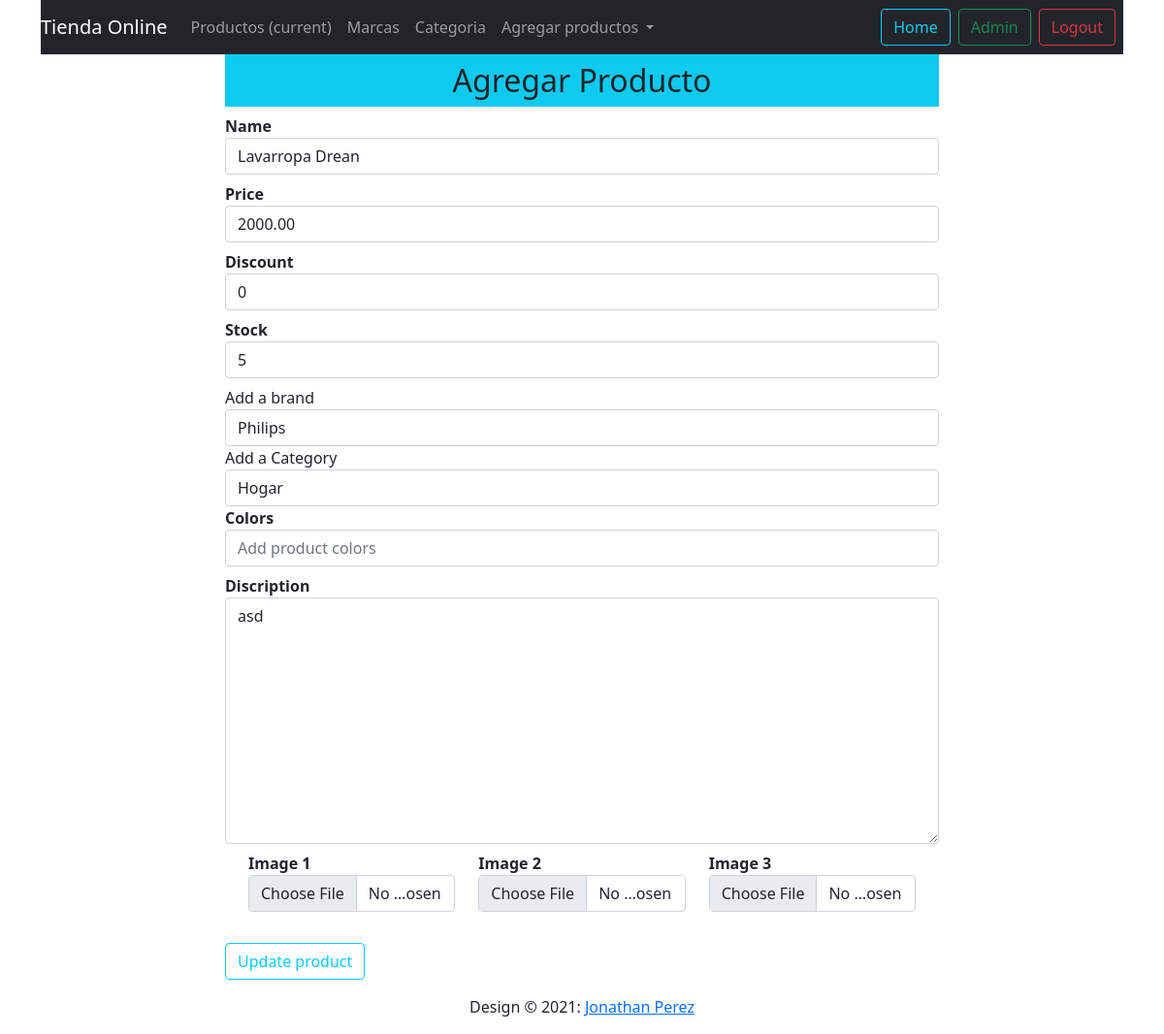
/updateproduct/8, run on an earlier commit of the app's database.
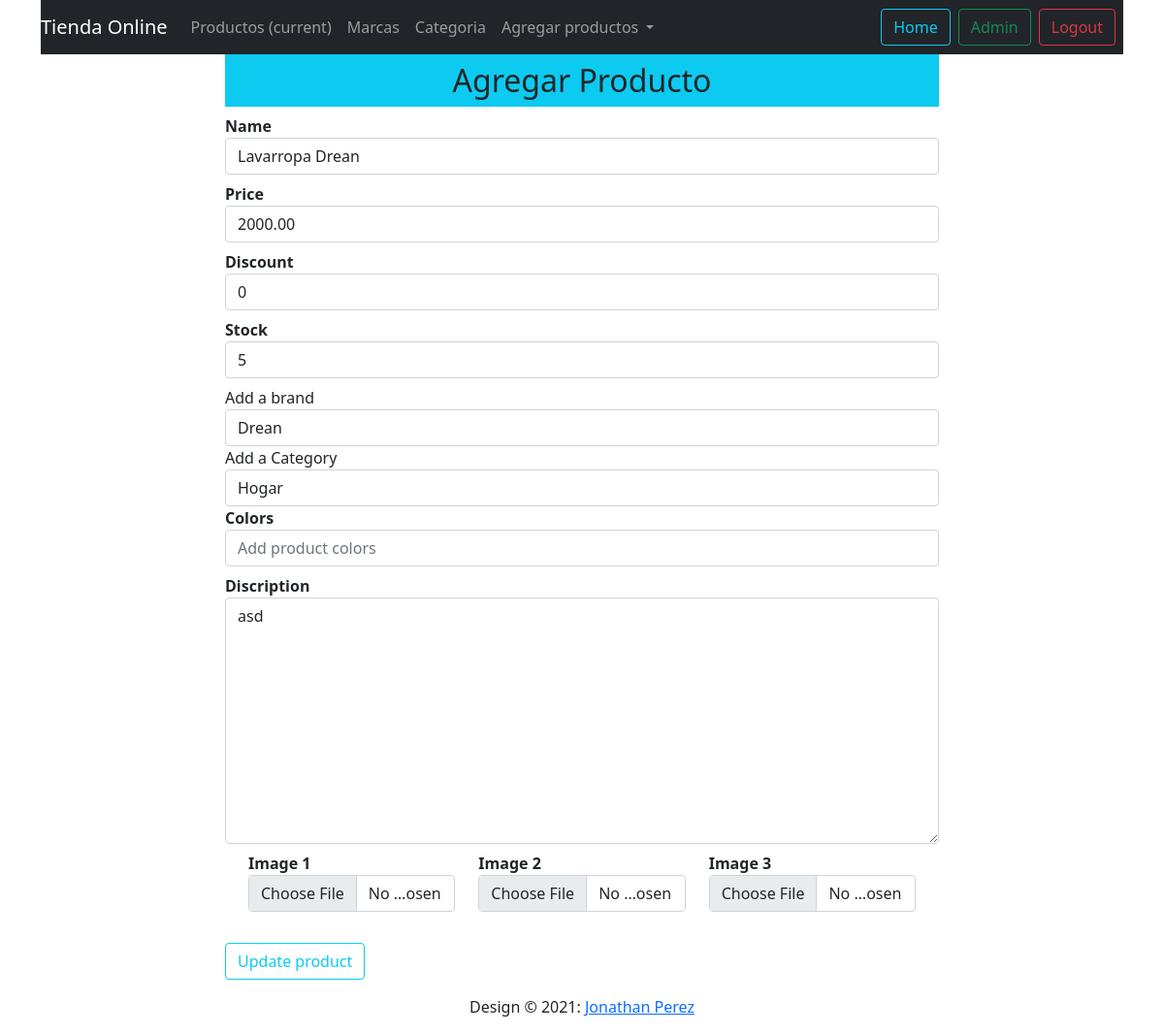
And on a later commit of the database.
### shop/products/models.py (models this page shows, shortened)
class Addproduct(db.Model):
    id = db.Column(db.Integer, primary_key=True)
    name = db.Column(db.String(80), nullable=False)
    price = db.Column(db.Numeric(10, 2), nullable=False)
    discount = db.Column(db.Integer, default=0)
    stock = db.Column(db.Integer, nullable=False)
    colors = db.Column(db.Text, nullable=False)
    desc = db.Column(db.Text, nullable=False)
    pub_date = db.Column(db.DateTime, nullable=False, default=datetime.utcnow)
    category_id = db.Column(db.Integer, db.ForeignKey('category.id'), nullable=False)
    category = db.relationship('Category', backref=db.backref('categories', lazy=True))
    brand_id = db.Column(db.Integer, db.ForeignKey('brand.id'), nullable=False)
    brand = db.relationship('Brand', backref=db.backref('brands', lazy=True))
    image_1 = db.Column(db.String(150), nullable=False, default='image1.jpg')
    image_2 = db.Column(db.String(150), nullable=False, default='image2.jpg')
    image_3 = db.Column(db.String(150), nullable=False, default='image3.jpg')

class Brand(db.Model):
    id = db.Column(db.Integer, primary_key=True)
    name = db.Column(db.String(30), nullable=False, unique=True)

class Category(db.Model):
    id = db.Column(db.Integer, primary_key=True)
    name = db.Column(db.String(30), nullable=False, unique=True)

### shop/products/routes.py (the view, shortened to what this page needs)
@app.route('/updateproduct/<int:id>', methods=['GET', 'POST'])
def updateproduct(id):
    brands = Brand.query.all()
    categories = Category.query.all()
    product = Addproduct.query.get_or_404(id)
    brand = request.form.get('brand')
    category = request.form.get('category')
    form = Addproducts(request.form)
    form.name.data = product.name
    form.price.data = product.price
    form.discription.data = product.discount
    form.stock.data = product.stock
    form.discription.data = product.desc
    return render_template('products/updateproduct.html', form=form, product=product, categories=categories,
                           brands=brands)

### shop/products/forms.py
class Addproducts(Form):
    name = StringField('Name', [validators.DataRequired()])
    price = DecimalField('Price', [validators.DataRequired()])
    discount = IntegerField('Discount', default=0)
    stock = IntegerField('Stock', [validators.DataRequired()])
    colors = StringField('Colors', [validators.DataRequired()])
    discription = TextAreaField('Discription', [validators.DataRequired()])
    image_1 = FileField('Image 1', validators=[FileAllowed(['jpg', 'png', 'gif', 'jpeg'])])
    image_2 = FileField('Image 2', validators=[FileAllowed(['jpg', 'png', 'gif', 'jpeg'])])
    image_3 = FileField('Image 3', validators=[FileAllowed(['jpg', 'png', 'gif', 'jpeg'])])

### shop/templates/products/updateproduct.html (shortened to what this page needs)
{% extends 'layout.html'%}
{% block content %}
<div class="container">
        <nav class="navbar navbar-expand-lg navbar-dark bg-dark">
            <a class="navbar-brand" href="{{url_for('admin')}}">Tienda Online</a>
            <div class="collapse navbar-collapse" id="navbarNavDropdown">
              <ul class="navbar-nav">
                <li class="nav-item active">
                  <a class="nav-link" href="{{url_for('admin')}}">Productos <span class="sr-only">(current)</span></a>
                </li>
                <li class="nav-item">
                  <a class="nav-link" href="{{url_for('brands')}}">Marcas</a>
                </li>
                <li class="nav-item">
                  <a class="nav-link" href="{{url_for('category')}}">Categoria</a>
                </li>
                <li class="nav-item dropdown">
                  <a class="nav-link dropdown-toggle" href="#" id="navbarDropdownMenuLink" role="button" data-toggle="dropdown" aria-haspopup="true" aria-expanded="false">
                    Agregar productos
                  </a>
                </li>
              </ul>
            </div>
            <a href=""<button class="btn btn-outline-info me-2" type="button">Home</button></a>
            <a href="{{url_for('admin')}}"><button class="btn btn-outline-success me-2" type="button">Admin</button></a>
            <a href="{{url_for('logout')}}"><button class="btn btn-outline-danger me-2" type="button">Logout</button></a>
          </nav>
    </div>
<div class="container">
    <div class="row">
        <div class="col-md-2"></div>
            <div class="col-md-8">
                <h2 class="text-center bg-info p-2"> Agregar Producto</h2>
                {% from '_formhelpers.html' import render_field %}
                <form action="" method="POST" enctype="multipart/form-data">
                    {{ render_field(form.name, class="form-control", placeholder="Add product name")}}
                    {{ render_field(form.price, class="form-control", placeholder="Add product price")}}
                    {{ render_field(form.discount, class="form-control", placeholder="Add product discount")}}
                    {{ render_field(form.stock, class="form-control", placeholder="Add product stock")}}
                    <label for="brand">Add a brand</label>
                    <select name="brand" id="brand" class="form-control" required>
                        <option value="{{product.brand_id}}"> {{product.brand.name}}</option>
                    </select>
                      <label for="category">Add a Category</label>
                    <select name="category" id="category" class="form-control" required>
                        <option value="{{product.category_id}}"> {{product.category.name}}</option>
                    </select>
                    {{ render_field(form.colors, class="form-control", placeholder="Add product colors")}}
                    {{ render_field(form.discription, class="form-control", placeholder="Add product detail", rows="10")}}
                    <div class="container">
                        <div class="row">
                             <div class="col-md-4">{{ render_field(form.image_1, class="form-control")}}</div>
                            <div class="col-md-4">{{ render_field(form.image_2, class="form-control")}}</div>
                            <div class="col-md-4">{{ render_field(form.image_3, class="form-control")}}</div>
                        </div>
                    </div>
                    <button type="submit" class="btn btn-outline-info mt-4">Update product</button>
                </form>
             </div>
        <div class="col-md-2"></div>
    </div>
</div>
{% endblock content %}

### shop/templates/layout.html (shortened to what this page needs)
<!doctype html>
<html lang="en">
  <head>
    <link href="https://cdn.jsdelivr.net/npm/bootstrap@5.1.0/dist/css/bootstrap.min.css" rel="stylesheet">
  </head>
  <body>
  {% block content%}
  {% endblock %}
  <footer class="page-footer font-small blue">
    <div class="footer-copyright text-center py-3"> Design © 2021:
      <a href=""> Jonathan Perez</a>
    </div>
  </footer>
  </body>
</html>

What changed in the data, as far as the page shows it:
no longer on this page (row unchanged): Brand: brand "Philips"
added Brand: brand "Drean"
